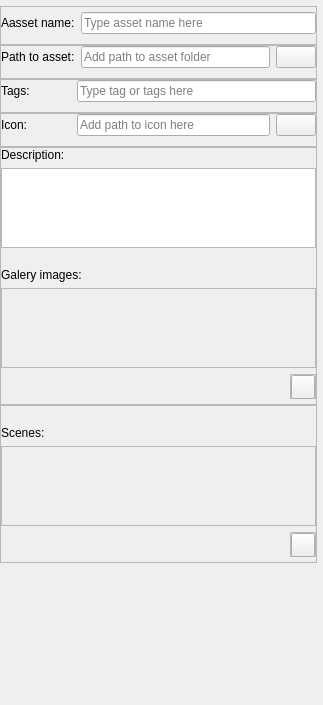
                   <widget class="QWidget" name="scrollAreaWidgetContents">
                    <property name="geometry">
                     <rect>
                      <x>0</x>
                      <y>0</y>
                      <width>323</width>
                      <height>705</height>
                     </rect>
                    </property>
                    <layout class="QVBoxLayout" name="verticalLayout">
                     <property name="spacing">
                      <number>0</number>
                     </property>
                     <property name="leftMargin">
                      <number>0</number>
                     </property>
                     <property name="topMargin">
                      <number>6</number>
                     </property>
                     <property name="rightMargin">
                      <number>6</number>
                     </property>
                     <property name="bottomMargin">
                      <number>0</number>
                     </property>
                     <item>
                      <widget class="QFrame" name="name_frame">
                       <property name="frameShape">
                        <enum>QFrame::StyledPanel</enum>
                       </property>
                       <property name="frameShadow">
                        <enum>QFrame::Raised</enum>
                       </property>
                       <layout class="QHBoxLayout" name="horizontalLayout_12">
                        <property name="leftMargin">
                         <number>0</number>
                        </property>
                        <property name="topMargin">
                         <number>5</number>
                        </property>
                        <property name="rightMargin">
                         <number>0</number>
                        </property>
                        <property name="bottomMargin">
                         <number>10</number>
                        </property>
                        <item>
                         <widget class="QLabel" name="name_label">
                          <property name="minimumSize">
                           <size>
                            <width>70</width>
                            <height>0</height>
                           </size>
                          </property>
                          <property name="maximumSize">
                           <size>
                            <width>16777215</width>
                            <height>16777215</height>
                           </size>
                          </property>
                          <property name="text">
                           <string>Aasset name:</string>
                          </property>
                         </widget>
                        </item>
                        <item>
                         <widget class="QLineEdit" name="name_lineEdit">
                          <property name="minimumSize">
                           <size>
                            <width>0</width>
                            <height>22</height>
                           </size>
                          </property>
                          <property name="maximumSize">
                           <size>
                            <width>16777215</width>
                            <height>22</height>
                           </size>
                          </property>
                          <property name="placeholderText">
                           <string>Type asset name here</string>
                          </property>
                          <property name="clearButtonEnabled">
                           <bool>true</bool>
                          </property>
                         </widget>
                        </item>
                       </layout>
                      </widget>
                     </item>
                     <item>
                      <widget class="QFrame" name="path_frame">
                       <property name="frameShape">
                        <enum>QFrame::StyledPanel</enum>
                       </property>
                       <property name="frameShadow">
                        <enum>QFrame::Raised</enum>
                       </property>
                       <layout class="QHBoxLayout" name="horizontalLayout_10">
                        <property name="leftMargin">
                         <number>0</number>
                        </property>
                        <property name="topMargin">
                         <number>0</number>
                        </property>
                        <property name="rightMargin">
                         <number>0</number>
                        </property>
                        <property name="bottomMargin">
                         <number>10</number>
                        </property>
                        <item>
                         <widget class="QLabel" name="path_label">
                          <property name="minimumSize">
                           <size>
                            <width>70</width>
                            <height>0</height>
                           </size>
                          </property>
                          <property name="text">
                           <string>Path to asset:</string>
                          </property>
                         </widget>
                        </item>
                        <item>
                         <widget class="QLineEdit" name="path_lineEdit">
                          <property name="minimumSize">
                           <size>
                            <width>0</width>
                            <height>22</height>
                           </size>
                          </property>
                          <property name="maximumSize">
                           <size>
                            <width>16777215</width>
                            <height>22</height>
                           </size>
                          </property>
                          <property name="placeholderText">
                           <string>Add path to asset folder</string>
                          </property>
                          <property name="clearButtonEnabled">
                           <bool>true</bool>
                          </property>
                         </widget>
                        </item>
                        <item>
                         <widget class="QPushButton" name="path_Button">
                          <property name="text">
                           <string/>
                          </property>
                          <property name="icon">
                           <iconset resource="../resurses.qrc">
                            <normaloff>:/icons/icons/folder.svg</normaloff>:/icons/icons/folder.svg</iconset>
                          </property>
                          <property name="iconSize">
                           <size>
                            <width>24</width>
                            <height>24</height>
                           </size>
                          </property>
                         </widget>
                        </item>
                       </layout>
                      </widget>
                     </item>
                     <item>
                      <widget class="QFrame" name="tag_frame">
                       <property name="frameShape">
                        <enum>QFrame::StyledPanel</enum>
                       </property>
                       <property name="frameShadow">
                        <enum>QFrame::Raised</enum>
                       </property>
                       <layout class="QHBoxLayout" name="horizontalLayout_9">
                        <property name="leftMargin">
                         <number>0</number>
                        </property>
                        <property name="topMargin">
                         <number>0</number>
                        </property>
                        <property name="rightMargin">
                         <number>0</number>
                        </property>
                        <property name="bottomMargin">
                         <number>10</number>
                        </property>
                        <item>
                         <widget class="QLabel" name="tag_label">
                          <property name="minimumSize">
                           <size>
                            <width>70</width>
                            <height>0</height>
                           </size>
                          </property>
                          <property name="text">
                           <string>Tags:</string>
                          </property>
                         </widget>
                        </item>
                        <item>
                         <widget class="QLineEdit" name="tag_lineEdit">
                          <property name="minimumSize">
                           <size>
                            <width>0</width>
                            <height>22</height>
                           </size>
                          </property>
                          <property name="maximumSize">
                           <size>
                            <width>16777215</width>
                            <height>22</height>
                           </size>
                          </property>
                          <property name="placeholderText">
                           <string>Type tag or tags here</string>
                          </property>
                          <property name="clearButtonEnabled">
                           <bool>true</bool>
                          </property>
                         </widget>
                        </item>
                       </layout>
                      </widget>
                     </item>
                     <item>
                      <widget class="QFrame" name="images_frame">
                       <property name="frameShape">
                        <enum>QFrame::StyledPanel</enum>
                       </property>
                       <property name="frameShadow">
                        <enum>QFrame::Raised</enum>
                       </property>
                       <layout class="QHBoxLayout" name="horizontalLayout_11">
                        <property name="leftMargin">
                         <number>0</number>
                        </property>
                        <property name="topMargin">
                         <number>0</number>
                        </property>
                        <property name="rightMargin">
                         <number>0</number>
                        </property>
                        <property name="bottomMargin">
                         <number>10</number>
                        </property>
                        <item>
                         <widget class="QLabel" name="image_label">
                          <property name="minimumSize">
                           <size>
                            <width>70</width>
                            <height>0</height>
                           </size>
                          </property>
                          <property name="text">
                           <string>Icon:</string>
                          </property>
                         </widget>
                        </item>
                        <item>
                         <widget class="QLineEdit" name="image_lineEdit">
                          <property name="minimumSize">
                           <size>
                            <width>0</width>
                            <height>22</height>
                           </size>
                          </property>
                          <property name="maximumSize">
                           <size>
                            <width>16777215</width>
                            <height>22</height>
                           </size>
                          </property>
                          <property name="placeholderText">
                           <string>Add path to icon here</string>
                          </property>
                          <property name="clearButtonEnabled">
                           <bool>true</bool>
                          </property>
                         </widget>
                        </item>
                        <item>
                         <widget class="QPushButton" name="image_Button">
                          <property name="text">
                           <string/>
                          </property>
                          <property name="icon">
                           <iconset resource="../resurses.qrc">
                            <normaloff>:/icons/icons/folder.svg</normaloff>:/icons/icons/folder.svg</iconset>
                          </property>
                          <property name="iconSize">
                           <size>
                            <width>24</width>
                            <height>24</height>
                           </size>
                          </property>
                         </widget>
                        </item>
                       </layout>
                      </widget>
                     </item>
                     <item>
                      <widget class="QFrame" name="description_frame">
                       <property name="maximumSize">
                        <size>
                         <width>16777215</width>
                         <height>100</height>
                        </size>
                       </property>
                       <property name="frameShape">
                        <enum>QFrame::StyledPanel</enum>
                       </property>
                       <property name="frameShadow">
                        <enum>QFrame::Raised</enum>
                       </property>
                       <layout class="QVBoxLayout" name="verticalLayout_6">
                        <property name="spacing">
                         <number>6</number>
                        </property>
                        <property name="leftMargin">
                         <number>0</number>
                        </property>
                        <property name="topMargin">
                         <number>0</number>
                        </property>
                        <property name="rightMargin">
                         <number>0</number>
                        </property>
                        <property name="bottomMargin">
                         <number>10</number>
                        </property>
                        <item>
                         <widget class="QLabel" name="description_label">
                          <property name="minimumSize">
                           <size>
                            <width>0</width>
                            <height>0</height>
                           </size>
                          </property>
                          <property name="maximumSize">
                           <size>
                            <width>16777215</width>
                            <height>30</height>
                           </size>
                          </property>
                          <property name="baseSize">
                           <size>
                            <width>0</width>
                            <height>20</height>
                           </size>
                          </property>
                          <property name="text">
                           <string>Description:</string>
                          </property>
                         </widget>
                        </item>
                        <item>
                         <widget class="QTextEdit" name="description_textEdit">
                          <property name="minimumSize">
                           <size>
                            <width>0</width>
                            <height>80</height>
                           </size>
                          </property>
                          <property name="maximumSize">
                           <size>
                            <width>16777215</width>
                            <height>180</height>
                           </size>
                          </property>
                          <property name="placeholderText">
                           <string/>
                          </property>
                         </widget>
                        </item>
                       </layout>
                      </widget>
                     </item>
                     <item>
                      <widget class="QFrame" name="galery_frame_">
                       <property name="sizePolicy">
                        <sizepolicy hsizetype="Preferred" vsizetype="Preferred">
                         <horstretch>0</horstretch>
                         <verstretch>0</verstretch>
                        </sizepolicy>
                       </property>
                       <property name="minimumSize">
                        <size>
                         <width>0</width>
                         <height>0</height>
                        </size>
                       </property>
                       <property name="frameShape">
                        <enum>QFrame::StyledPanel</enum>
                       </property>
                       <property name="frameShadow">
                        <enum>QFrame::Raised</enum>
                       </property>
                       <layout class="QVBoxLayout" name="verticalLayout44">
                        <property name="spacing">
                         <number>6</number>
                        </property>
                        <property name="leftMargin">
                         <number>0</number>
                        </property>
                        <property name="topMargin">
                         <number>20</number>
                        </property>
                        <property name="rightMargin">
                         <number>0</number>
                        </property>
                        <property name="bottomMargin">
                         <number>5</number>
                        </property>
                        <item>
                         <widget class="QLabel" name="galery_label">
                          <property name="maximumSize">
                           <size>
                            <width>16777215</width>
                            <height>20</height>
                           </size>
                          </property>
                          <property name="text">
                           <string>Galery images:</string>
                          </property>
                         </widget>
                        </item>
                        <item>
                         <widget class="QFrame" name="galery_list_frame">
                          <property name="minimumSize">
                           <size>
                            <width>0</width>
                            <height>80</height>
                           </size>
                          </property>
                          <property name="frameShape">
                           <enum>QFrame::StyledPanel</enum>
                          </property>
                          <property name="frameShadow">
                           <enum>QFrame::Raised</enum>
                          </property>
                          <layout class="QVBoxLayout" name="galery_frame_verticalLayout">
                           <property name="leftMargin">
                            <number>20</number>
                           </property>
                           <property name="rightMargin">
                            <number>20</number>
                           </property>
                          </layout>
                         </widget>
                        </item>
                        <item alignment="Qt::AlignRight">
                         <widget class="QFrame" name="galery_subframe">
                          <property name="minimumSize">
                           <size>
                            <width>0</width>
                            <height>24</height>
                           </size>
                          </property>
                          <property name="maximumSize">
                           <size>
                            <width>16777215</width>
                            <height>25</height>
                           </size>
                          </property>
                          <property name="frameShape">
                           <enum>QFrame::StyledPanel</enum>
                          </property>
                          <property name="frameShadow">
                           <enum>QFrame::Raised</enum>
                          </property>
                          <layout class="QVBoxLayout" name="verticalLayout_16">
                           <property name="spacing">
                            <number>0</number>
                           </property>
                           <property name="leftMargin">
                            <number>0</number>
                           </property>
                           <property name="topMargin">
                            <number>0</number>
                           </property>
                           <property name="rightMargin">
                            <number>0</number>
                           </property>
                           <property name="bottomMargin">
                            <number>0</number>
                           </property>
                           <item>
                            <widget class="QPushButton" name="galery_button">
                             <property name="minimumSize">
                              <size>
                               <width>24</width>
                               <height>24</height>
                              </size>
                             </property>
                             <property name="maximumSize">
                              <size>
                               <width>24</width>
                               <height>24</height>
                              </size>
                             </property>
                             <property name="text">
                              <string/>
                             </property>
                             <property name="icon">
                              <iconset resource="../resurses.qrc">
                               <normaloff>:/icons/icons/folder-plus.svg</normaloff>:/icons/icons/folder-plus.svg</iconset>
                             </property>
                             <property name="iconSize">
                              <size>
                               <width>24</width>
                               <height>24</height>
                              </size>
                             </property>
                            </widget>
                           </item>
                          </layout>
                         </widget>
                        </item>
                       </layout>
                      </widget>
                     </item>
                     <item>
                      <widget class="QFrame" name="galery_frame_1">
                       <property name="sizePolicy">
                        <sizepolicy hsizetype="Preferred" vsizetype="Preferred">
                         <horstretch>0</horstretch>
                         <verstretch>0</verstretch>
                        </sizepolicy>
                       </property>
                       <property name="minimumSize">
                        <size>
                         <width>0</width>
                         <height>0</height>
                        </size>
                       </property>
                       <property name="frameShape">
                        <enum>QFrame::StyledPanel</enum>
                       </property>
                       <property name="frameShadow">
                        <enum>QFrame::Raised</enum>
                       </property>
                       <layout class="QVBoxLayout" name="verticalLayout44_2">
                        <property name="spacing">
                         <number>6</number>
                        </property>
                        <property name="leftMargin">
                         <number>0</number>
                        </property>
                        <property name="topMargin">
                         <number>20</number>
                        </property>
                        <property name="rightMargin">
                         <number>0</number>
                        </property>
                        <property name="bottomMargin">
                         <number>5</number>
                        </property>
                        <item>
                         <widget class="QLabel" name="galery_label_2">
                          <property name="maximumSize">
                           <size>
                            <width>16777215</width>
                            <height>20</height>
                           </size>
                          </property>
                          <property name="text">
                           <string>Scenes:</string>
                          </property>
                         </widget>
                        </item>
                        <item>
                         <widget class="QFrame" name="scens_list_frame">
                          <property name="minimumSize">
                           <size>
                            <width>0</width>
                            <height>80</height>
                           </size>
                          </property>
                          <property name="frameShape">
                           <enum>QFrame::StyledPanel</enum>
                          </property>
                          <property name="frameShadow">
                           <enum>QFrame::Raised</enum>
                          </property>
                          <layout class="QVBoxLayout" name="scens_framelLayout">
                           <property name="leftMargin">
                            <number>20</number>
                           </property>
                           <property name="rightMargin">
                            <number>20</number>
                           </property>
                          </layout>
                         </widget>
                        </item>
                        <item alignment="Qt::AlignRight">
                         <widget class="QFrame" name="galery_subframe_2">
                          <property name="minimumSize">
                           <size>
                            <width>0</width>
                            <height>24</height>
                           </size>
                          </property>
                          <property name="maximumSize">
                           <size>
                            <width>16777215</width>
                            <height>25</height>
                           </size>
                          </property>
                          <property name="frameShape">
                           <enum>QFrame::StyledPanel</enum>
                          </property>
                          <property name="frameShadow">
                           <enum>QFrame::Raised</enum>
                          </property>
                          <layout class="QVBoxLayout" name="verticalLayout_18">
                           <property name="spacing">
                            <number>0</number>
                           </property>
                           <property name="leftMargin">
                            <number>0</number>
                           </property>
                           <property name="topMargin">
                            <number>0</number>
                           </property>
                           <property name="rightMargin">
                            <number>0</number>
                           </property>
                           <property name="bottomMargin">
                            <number>0</number>
                           </property>
                           <item>
                            <widget class="QPushButton" name="scens_Button">
                             <property name="minimumSize">
                              <size>
                               <width>24</width>
                               <height>24</height>
                              </size>
                             </property>
                             <property name="maximumSize">
                              <size>
                               <width>24</width>
                               <height>24</height>
                              </size>
                             </property>
                             <property name="text">
                              <string/>
                             </property>
                             <property name="icon">
                              <iconset resource="../resurses.qrc">
                               <normaloff>:/icons/icons/folder-plus.svg</normaloff>:/icons/icons/folder-plus.svg</iconset>
                             </property>
                             <property name="iconSize">
                              <size>
                               <width>24</width>
                               <height>24</height>
                              </size>
                             </property>
                            </widget>
                           </item>
                          </layout>
                         </widget>
                        </item>
                       </layout>
                      </widget>
                     </item>
                     <item>
                      <spacer name="verticalSpacer_2">
                       <property name="orientation">
                        <enum>Qt::Vertical</enum>
                       </property>
                       <property name="sizeHint" stdset="0">
                        <size>
                         <width>20</width>
                         <height>40</height>
                        </size>
                       </property>
                      </spacer>
                     </item>
                    </layout>
                   </widget>
